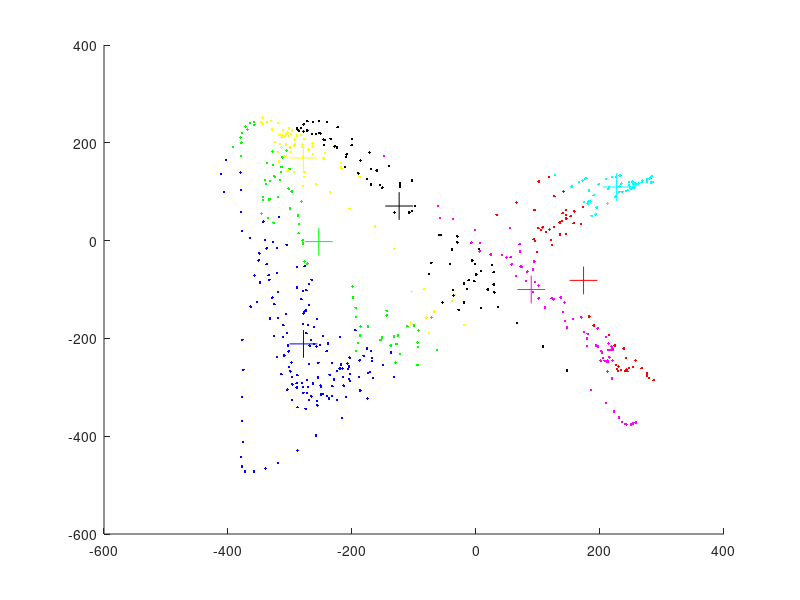

Write the MATLAB code that produced this figure.
close all; clear; clc;

load('gesture_dataset.mat');
Input = gesture_x;
center = init_cluster_x;
cluster_number = 7;

sample_idx = 0;

%% reorder the original 3D data to 2D:
for i = 1 : size(Input, 1)
    for j = 1 : size(Input, 2)
        sample_idx = sample_idx + 1;
        for k = 1 : size(Input, 3)        
          Data(sample_idx, k) = Input(i, j, k);
        end
    end    
end

%% 1st split:
y = zeros(cluster_number ,3);
J = zeros(cluster_number, 1);
y(1, :) = mean(Data, 1);
k = 1;

%% step2 - step 5:
Label = zeros(size(Data, 1), 1);
Cluster = cell(7, 1);
Cluster{1, 1} = Data;
while (k < cluster_number)
    [~, i] = max(J(1 : k));
    Center_a = y(i, :) + [0.08, 0.05, 0.02];
    Center_b = y(i, :) - [0.08, 0.05, 0.02];
    Label = zeros(size(Cluster{i}, 1), 1);
    for m = 1 : size(Cluster{i}, 1)
        distance_a = sum((Cluster{i, 1}(m, :) - Center_a) .^ 2);
        distance_b = sum((Cluster{i, 1}(m, :) - Center_b) .^ 2);
        if (distance_a > distance_b)
        Label(m) = i;
    else
        Label(m) = k + 1;
    end
    end
    Cluster{k + 1, 1} = Cluster{i, 1}(Label == k + 1, :);
    Cluster{i, 1} = Cluster{i, 1}(Label == i, :);
    y(i, :) = mean(Cluster{i, 1}, 1);
    J(i) = sum(Cluster{i, 1}(:));
    
    y(k + 1, :) = mean(Cluster{k + 1, 1}, 1);
    J(k + 1) = sum(Cluster{k + 1, 1}(:));
    k = k + 1;
    
end
new_center = y;

%% plot
figure()
hold on;
plot3(Cluster{1}(:,1),Cluster{1}(:,2),Cluster{1}(:,3),'b.')
plot3(new_center(1, 1),new_center(1, 2),new_center(1, 3),'b+','MarkerSize',20);
plot3(Cluster{2}(:,1),Cluster{2}(:,2),Cluster{2}(:,3),'k.')
plot3(new_center(2, 1),new_center(2, 2),new_center(2, 3),'k+','MarkerSize',20);
plot3(Cluster{3}(:,1),Cluster{3}(:,2),Cluster{3}(:,3),'r.')
plot3(new_center(3, 1),new_center(3, 2),new_center(3, 3),'r+','MarkerSize',20);
plot3(Cluster{4}(:,1),Cluster{4}(:,2),Cluster{4}(:,3),'g.')
plot3(new_center(4, 1),new_center(4, 2),new_center(4, 3),'g+','MarkerSize',20);
plot3(Cluster{5}(:,1),Cluster{5}(:,2),Cluster{5}(:,3),'m.')
plot3(new_center(5, 1),new_center(5, 2),new_center(5, 3),'m+','MarkerSize',20);
plot3(Cluster{6}(:,1),Cluster{6}(:,2),Cluster{6}(:,3),'y.')
plot3(new_center(6, 1),new_center(6, 2),new_center(6, 3),'y+','MarkerSize',20);
plot3(Cluster{7}(:,1),Cluster{7}(:,2),Cluster{7}(:,3),'c.')
plot3(new_center(7, 1),new_center(7, 2),new_center(7, 3),'c+','MarkerSize',20);
